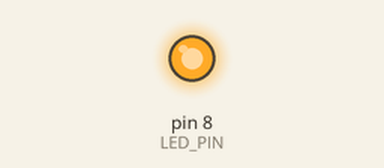
This sketch was run on a simulated Arduino Uno, built with avr-gcc and run on an emulated ATmega328P. On the bench: output pins drawn as LEDs (lit = HIGH).

Above: at 0.5 s.
At 16.8 s:
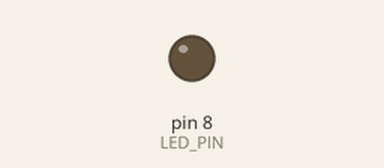
Timing chart, 0 to 42.6 s (numbered marks = the images above):
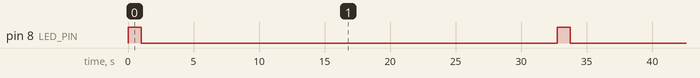

The sketch:

Blink_LED_Oven.ino
```cpp
// int LED_PIN = LED_BUILTIN;
int LED_PIN = 8;


// the setup function runs once when you press reset or power the board
void setup() {
  // initialize digital pin LED_BUILTIN as an output.
  pinMode(LED_PIN, OUTPUT);
}

// the loop function runs over and over again forever
void loop() {
  digitalWrite(LED_PIN, HIGH);   // turn the LED on (HIGH is the voltage level)
  delay(1000);                       // wait for a second
  digitalWrite(LED_PIN, LOW);    // turn the LED off by making the voltage LOW
  delay(1750);


  // wait for a while
  delay( 30000 );
}
```

Measured:
- by itself, pin 8 (LED_PIN): alternates HIGH for 1.0 s and LOW for 31.8 s
